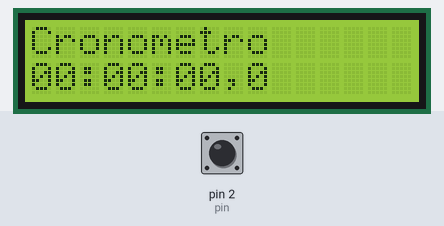
This sketch was run on a simulated Arduino Uno, built with avr-gcc and run on an emulated ATmega328P. Shown: 16×2 character LCD. The test bench sets the inputs (shaded band); at power-on: pin 2 (pin) HIGH.

Above: at 1.2 s.
1.3 s: pin 2 (pin) pulled LOW for 0.15 s
At 1.61 s:
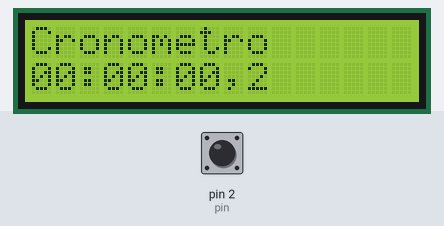
At 2.02 s:
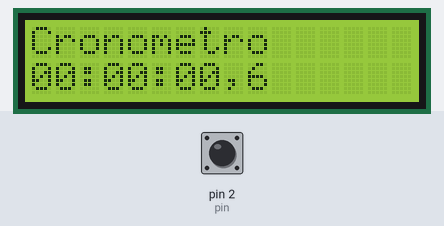
Timing chart, 0 to 4.3 s (numbered marks = the images above; inputs shaded):
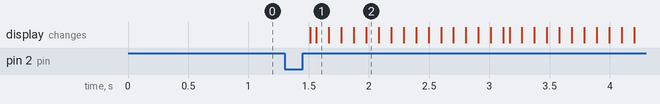

The sketch:

cronometro.ino
```cpp
/*
 Demo code of EB - I2C_1602_LCD
 by maker studio
 This sketch prints "Hello World!" to the LCD
 and shows the time.

  The circuit:
 * 5V to Arduino 5V pin
 * GND to Arduino GND pin
 * CLK to Analog #5
 * DAT to Analog #4

*/

// include the library code:
#include <Wire.h>
#include "LiquidCrystal.h"
#include <TimerOne.h>

// Connect via i2c, default address #0 (A0-A2 not jumpered)
LiquidCrystal lcd(0);

//int centesimo=0;
volatile int decimo=0;
volatile int segundo=0;
volatile int minuto=0;
volatile int hora=0;

volatile int unsigned long tempoEntreInterrupcoes;

// define pin button is attached to
int pin=2;

// define chrometer states
int s_zeroed=0;
int s_running=1;
int s_stopped=2;

int state = s_zeroed;

void setup() {
  // set up the LCD's number of rows and columns:
  lcd.begin(16, 2);

  lcd.setBacklight(HIGH);

  lcd.setCursor(0, 0);
  lcd.print("Cronometro");

  pinMode(pin, INPUT_PULLUP);
  attachInterrupt(digitalPinToInterrupt(pin), pushButton, RISING);//once button been pushed, function pushButton() will be executed

  Timer1.initialize(100000); // set a decisecond period
  Timer1.attachInterrupt(incrementaTempo);
}

void loop() {
  lcd.setCursor(0, 1);
  if (hora<10)
  {
    lcd.print("0");
  }
  lcd.print(hora);
  lcd.print(":");
  if (minuto<10)
  {
    lcd.print("0");
  }
  lcd.print(minuto);
  lcd.print(":");
  if (segundo<10)
  {
    lcd.print("0");
  }
  lcd.print(segundo);
  lcd.print(",");
  lcd.print(decimo);

  delay(50);
}

void pushButton()
{
  if ( (millis() - tempoEntreInterrupcoes) > 300)
  {
    tempoEntreInterrupcoes = millis();

    if(state==s_zeroed)
    {
      state = s_running;
    } else {
      if(state==s_running){
        state=s_stopped;
      } else {
        if(state==s_stopped){
          state=s_zeroed;
          decimo=0;
          segundo=0;
          minuto=0;
          hora=0;
        }
      }
    }
  }
}


void incrementaTempo()
{
  if(state==s_running)
  {
    decimo=decimo+1;
    if (decimo>=10)
    {
      segundo=segundo+1;
      decimo=0;
    }
    if (segundo>=60)
    {
      minuto=minuto+1;
      segundo=0;
    }
    if (minuto>=60)
    {
      hora=hora+1;
      minuto=0;
    }
  }
}
```

Measured:
- after the input at 1.3 s, the display: first changes after 0.21 s (image 1 shows a later state)
